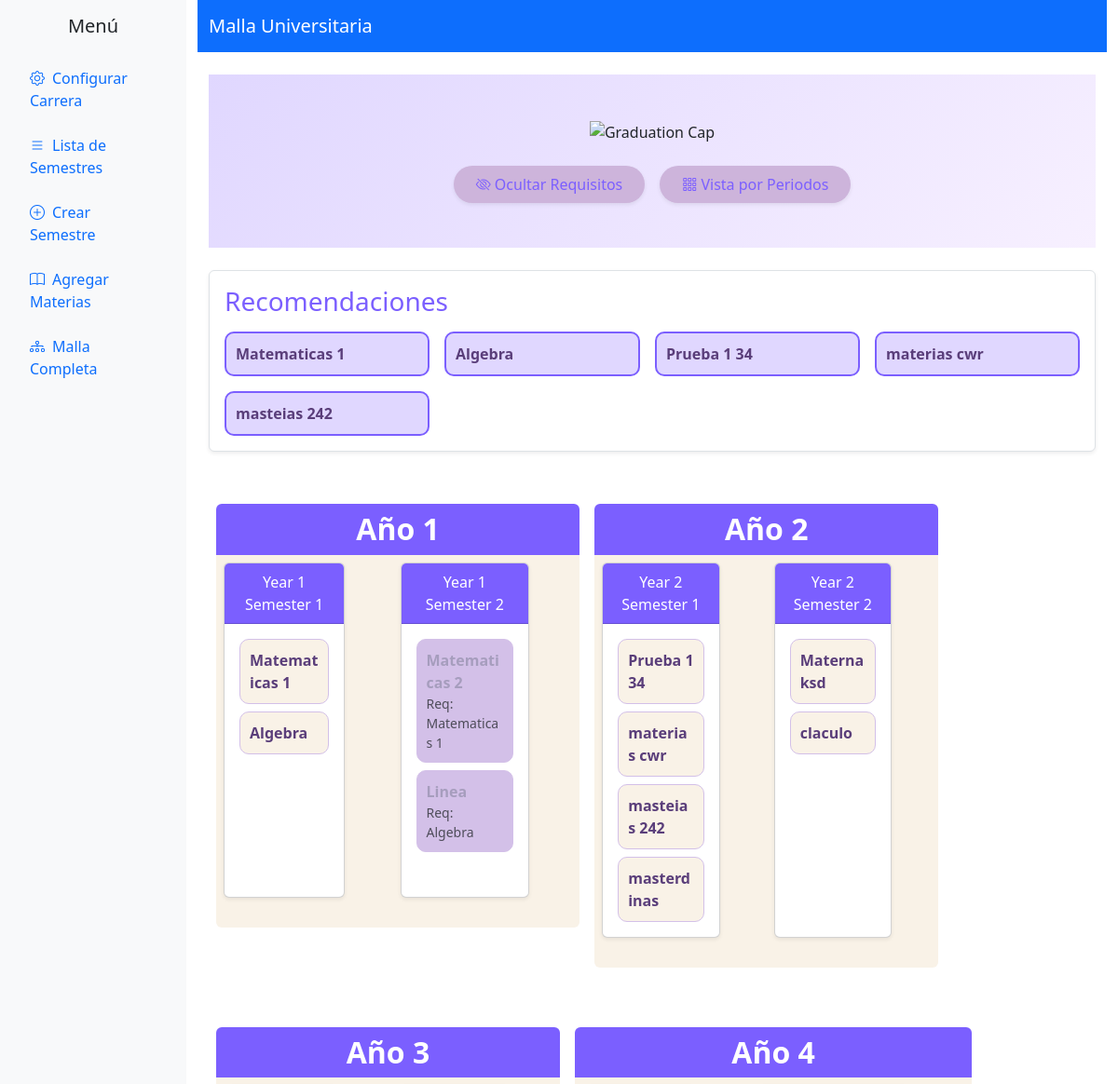
Page /malla/full-curriculum/ (upper part) on the earlier database version.
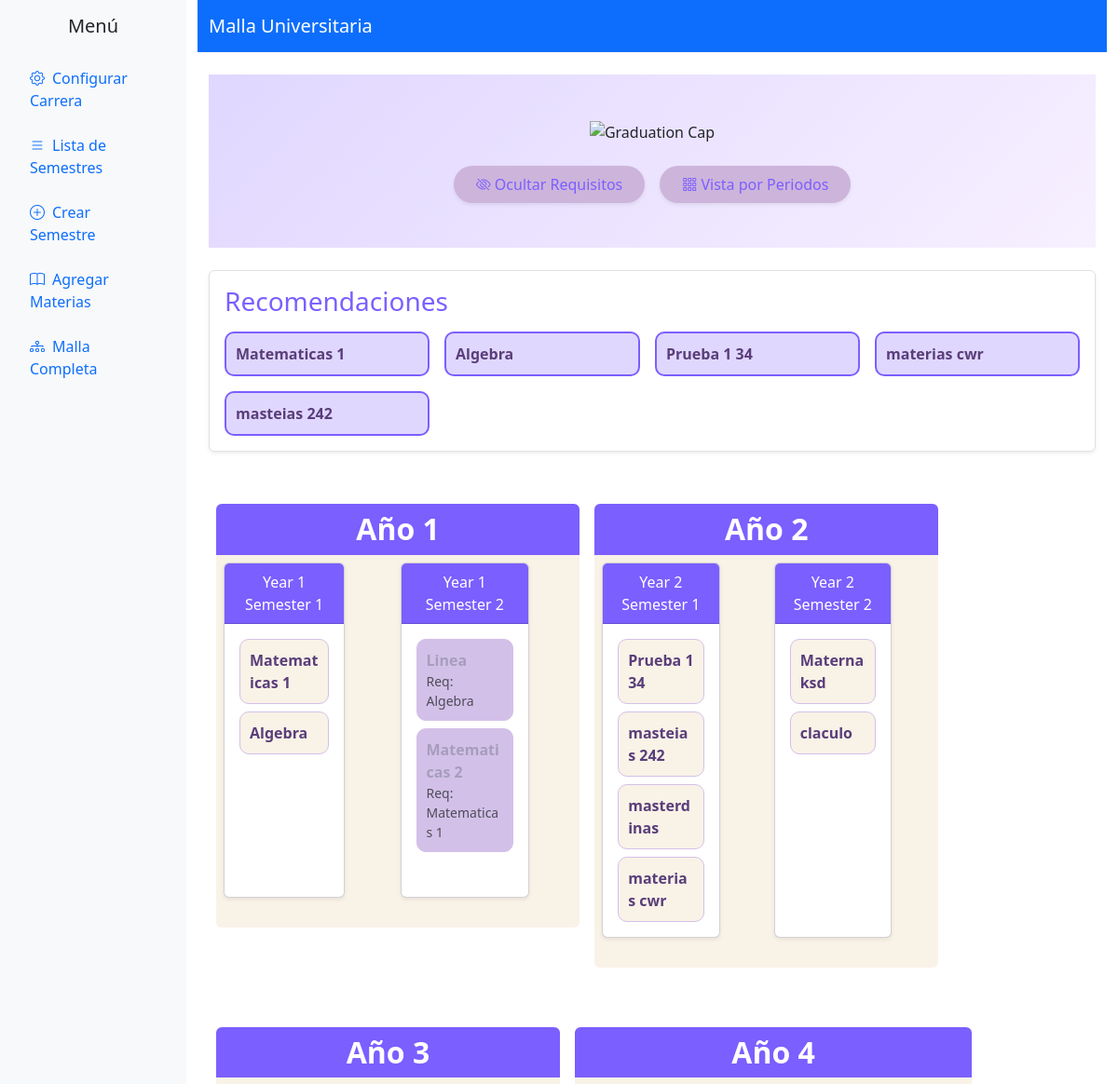
Same page on the later database version.
### malla/models.py (models this page shows, shortened)
class Subject(models.Model):
    name = models.CharField(max_length=100)
    semester = models.ForeignKey(Semester, on_delete=models.CASCADE, related_name='subjects')
    prev_subject = models.ForeignKey('self', on_delete=models.SET_NULL, null=True, blank=True, related_name='next_subject_rel')
    next_subject = models.ForeignKey('self', on_delete=models.SET_NULL, null=True, blank=True, related_name='prev_subject_rel')
    prerequisites = models.ManyToManyField('self', symmetrical=False, blank=True, related_name='required_for')
    completed = models.BooleanField(default=False)
    order = models.PositiveIntegerField(default=0)
    def __str__(self):
        return self.name
    def is_enabled(self):
        return all(prereq.completed for prereq in self.prerequisites.all())

class Semester(models.Model):
    name = models.CharField(max_length=100)
    prev_semester = models.ForeignKey('self', on_delete=models.SET_NULL, null=True, blank=True, related_name='next_semester_rel')
    next_semester = models.ForeignKey('self', on_delete=models.SET_NULL, null=True, blank=True, related_name='prev_semester_rel')
    @property
    def ordered_subjects(self):
        return self.subjects.order_by('order')

### malla/views.py (the view)
# urls.py: path('full-curriculum/', views.full_curriculum, name='full_curriculum'),
def full_curriculum(request):
    from .models import Career
    career = Career.objects.first()
    semesters = Semester.objects.all().order_by('id')
    from itertools import groupby
    grouped_semesters = {}
    for key, group in groupby(semesters, lambda s: s.name.split()[1] if len(s.name.split()) > 1 else '1'):
        grouped_semesters[key] = list(group)
    all_subjects = Subject.objects.all()
    recommended_subjects = [s for s in all_subjects if s.is_enabled() and not s.completed][:5]
    return render(request, 'malla/full_curriculum.html', {'grouped_semesters': grouped_semesters, 'recommended_subjects': recommended_subjects, 'career': career})

### malla/templates/malla/full_curriculum.html (shortened to what this page needs)
{% extends 'malla/base.html' %}
{% block content %}
<div class="text-center py-5" style="background: linear-gradient(135deg, #e0d7ff, #f7f0ff);">
    <img src="https://cdn-icons-png.flaticon.com/512/1995/1995523.png" alt="Graduation Cap" style="width: 60px; height: 60px;">
    <div class="d-flex justify-content-center gap-3 mt-4">
        <button class="btn btn-purple shadow-sm rounded-pill px-4 py-2">
            <i class="bi bi-eye-slash"></i> Ocultar Requisitos
        </button>
        <button class="btn btn-purple shadow-sm rounded-pill px-4 py-2">
            <i class="bi bi-grid-3x3-gap"></i> Vista por Periodos
        </button>
    </div>
</div>
{% if recommended_subjects %}
<div class="container my-4 p-3 border rounded shadow-sm bg-white">
    <h3 class="text-purple mb-3">Recomendaciones</h3>
    <div class="d-flex flex-wrap gap-3 justify-content-start">
        {% for subject in recommended_subjects %}
        <div class="subject-box recommended {% if subject.completed %}completed{% elif not subject.is_enabled %}disabled{% endif %}"
             data-subject-id="{{ subject.id }}"
             onclick="toggleSubject(this.dataset.subjectId, this)"
             style="min-width: 180px; max-width: 220px; flex-grow: 1;">
            <strong>{{ subject.name }}</strong>
        </div>
        {% endfor %}
    </div>
</div>
{% endif %}
{% if grouped_semesters %}
<div class="d-flex flex-wrap my-5">
    {% for year, semesters in grouped_semesters.items %}
    <div class="mb-5 p-2">
        <h2 class="text-center text-white bg-purple rounded-top py-2 mb-0"
            style="font-weight: 600; border-radius: 15px 15px 0 0; width: 100%;">
            Año {{ year }}
        </h2>
        <div class="d-flex flex-wrap bg-beige rounded-bottom" style="min-height: 25rem;">
            {% for semester in semesters %}
            <div class="mb-4 p-2">
                <div class="card shadow-sm rounded h-100 w-75">
                    <div class="card-header bg-purple text-white text-center">
                        {{ semester.name }}
                    </div>
                    <div class="card-body d-flex flex-column gap-2" style="overflow-y: scroll;">
                        {% for subject in semester.ordered_subjects %}
                        <div class="subject-box {% if subject.completed %}completed{% elif not subject.is_enabled %}disabled{% endif %}"
                             data-subject-id="{{ subject.id }}"
                             onclick="toggleSubject(this.dataset.subjectId, this)">
                            <strong>{{ subject.name }}</strong>
                            {% if subject.prerequisites.all %}
                            <small class="text-muted d-block">Req: {{ subject.prerequisites.all|join:", " }}</small>
                            {% endif %}
                        </div>
                        {% empty %}
                        <p>No hay materias en este semestre.</p>
                        {% endfor %}
                    </div>
                </div>
            </div>
            {% endfor %}
        </div>
    </div>
    {% endfor %}
</div>
{% else %}
<p>No hay semestres disponibles.</p>
{% endif %}
{% endblock %}

Differences in the rows shown:
changed Subject "materias cwr": moves down the list
changed Subject "Linea": moves up the list
